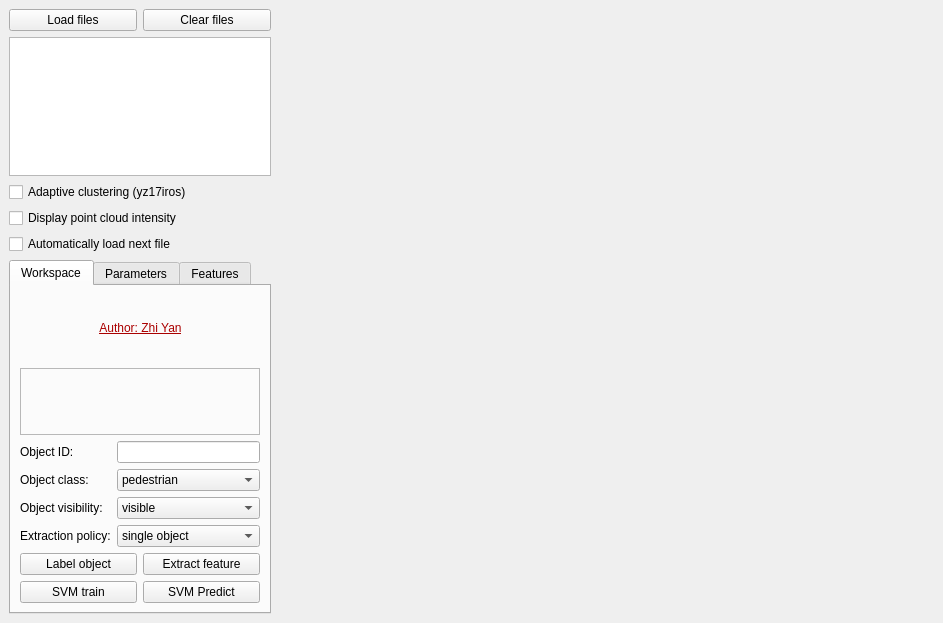
<?xml version="1.0" encoding="UTF-8"?>
<ui version="4.0">
  <class>CloudViewer</class>
  <widget class="QMainWindow" name="CloudViewer">
    <property name="windowModality">
      <enum>Qt::NonModal</enum>
    </property>
    <property name="geometry">
      <rect>
	<x>0</x>
	<y>0</y>
	<width>943</width>
	<height>623</height>
      </rect>
    </property>
    <property name="minimumSize">
      <size>
	<width>0</width>
	<height>0</height>
      </size>
    </property>
    <property name="maximumSize">
      <size>
	<width>5000</width>
	<height>5000</height>
      </size>
    </property>
    <property name="windowTitle">
      <string>L-CAS Cloud Annotation Tool 2</string>
    </property>
    <widget class="QWidget" name="centralwidget">
      <layout class="QHBoxLayout" name="horizontalLayout_0">
	<item>
	  <layout class="QVBoxLayout" name="verticalLayout_0">
	    <item>
	      <layout class="QGridLayout" name="gridLayout_1">
		<item row="0" column="0">
		  <widget class="QPushButton" name="pushButton_load">
		    <property name="text">
		      <string>Load files</string>
		    </property>
		  </widget>
		</item>
		<item row="0" column="1">
		  <widget class="QPushButton" name="pushButton_clear">
		    <property name="text">
		      <string>Clear files</string>
		    </property>
		  </widget>
		</item>
	      </layout>
	    </item>
	    <item>
	      <widget class="QListWidget" name="listWidget_files"/>
	    </item>
	    <item>
	      <widget class="QCheckBox" name="checkBox_adaptive">
		<property name="text">
		  <string>Adaptive clustering (yz17iros)</string>
		</property>
	      </widget>
	    </item>
	    <item>
	      <widget class="QCheckBox" name="checkBox_intensity">
		<property name="text">
		  <string>Display point cloud intensity</string>
		</property>
	      </widget>
	    </item>
	    <item>
	      <widget class="QCheckBox" name="checkBox_next">
		<property name="text">
		  <string>Automatically load next file</string>
		</property>
	      </widget>
	    </item>
	    <item>
	      <widget class="QTabWidget" name="tabWidget">
		<property name="currentIndex">
		  <number>0</number>
		</property>
		<widget class="QWidget" name="tab_0">
		  <attribute name="title">
		    <string>Workspace</string>
		  </attribute>
		  <layout class="QVBoxLayout" name="verticalLayout_1">
		    <item>
		      <layout class="QHBoxLayout" name="horizontalLayout_1">
			<item>
			  <spacer name="horizontalSpacer_0">
			    <property name="orientation">
			      <enum>Qt::Horizontal</enum>
			    </property>
			    <property name="sizeHint" stdset="0">
			      <size>
				<width>40</width>
				<height>20</height>
			      </size>
			    </property>
			  </spacer>
			</item>
			<item>
			  <widget class="QLabel" name="label_copyright">
			    <property name="text">
			      <string>&lt;html&gt;&lt;head/&gt;&lt;body&gt;&lt;p align=&quot;center&quot;&gt;&lt;img src=&quot;:/images/lcas_logo.png&quot;/&gt;&lt;/p&gt;&lt;p align=&quot;center&quot;&gt;&lt;a href=&quot;http://www.ai.univ-paris8.fr/~yz/&quot;&gt;&lt;span style=&quot; text-decoration: underline; color:#aa0000;&quot;&gt;Author: Zhi Yan&lt;/span&gt;&lt;/a&gt;&lt;/p&gt;&lt;/body&gt;&lt;/html&gt;</string>
			    </property>
			  </widget>
			</item>
			<item>
			  <spacer name="horizontalSpacer_1">
			    <property name="orientation">
			      <enum>Qt::Horizontal</enum>
			    </property>
			    <property name="sizeHint" stdset="0">
			      <size>
				<width>40</width>
				<height>20</height>
			      </size>
			    </property>
			  </spacer>
			</item>
		      </layout>
		    </item>
		    <item>
		      <widget class="QFrame" name="frame_0">
			<property name="frameShape">
			  <enum>QFrame::StyledPanel</enum>
			</property>
			<property name="frameShadow">
			  <enum>QFrame::Plain</enum>
			</property>
			<layout class="QGridLayout" name="gridLayout_3">
			  <item row="0" column="0">
			    <widget class="QLabel" name="label_show">
			      <property name="text">
				<string/>
			      </property>
			    </widget>
			  </item>
			</layout>
		      </widget>
		    </item>
		    <item>
		      <layout class="QFormLayout" name="formLayout_0">
			<property name="fieldGrowthPolicy">
			  <enum>QFormLayout::AllNonFixedFieldsGrow</enum>
			</property>
			<item row="0" column="0">
			  <widget class="QLabel" name="label_object_id">
			    <property name="text">
			      <string>Object ID:</string>
			    </property>
			  </widget>
			</item>
			<item row="0" column="1">
			  <widget class="QLineEdit" name="lineEdit_object_id"/>
			</item>
			<item row="1" column="0">
			  <widget class="QLabel" name="label_object_class">
			    <property name="text">
			      <string>Object class:</string>
			    </property>
			  </widget>
			</item>
			<item row="1" column="1">
			  <widget class="QComboBox" name="comboBox_class">
			    <item>
			      <property name="text">
				<string>pedestrian</string>
			      </property>
			    </item>
			    <item>
			      <property name="text">
				<string>group</string>
			      </property>
			    </item>
			    <item>
			      <property name="text">
				<string>wheelchair</string>
			      </property>
			    </item>
			    <item>
			      <property name="text">
				<string>cyclist</string>
			      </property>
			    </item>
			    <item>
			      <property name="text">
				<string>car</string>
			      </property>
			    </item>
			    <item>
			      <property name="text">
				<string>dontcare</string>
			      </property>
			    </item>
			  </widget>
			</item>
			<item row="2" column="0">
			  <widget class="QLabel" name="label_object_visibility">
			    <property name="text">
			      <string>Object visibility:</string>
			    </property>
			  </widget>
			</item>
			<item row="2" column="1">
			  <widget class="QComboBox" name="comboBox_visibility">
			    <item>
			      <property name="text">
				<string>visible</string>
			      </property>
			    </item>
			    <item>
			      <property name="text">
				<string>Partially visible</string>
			      </property>
			    </item>
			  </widget>
			</item>
			<item row="3" column="0">
			  <widget class="QLabel" name="label_extraction_policy">
			    <property name="text">
			      <string>Extraction policy:</string>
			    </property>
			  </widget>
			</item>
			<item row="3" column="1">
			  <widget class="QComboBox" name="comboBox_policy">
			    <item>
			      <property name="text">
				<string>single object</string>
			      </property>
			    </item>
			    <item>
			      <property name="text">
				<string>single file</string>
			      </property>
			    </item>
			    <item>
			      <property name="text">
				<string>multiple files</string>
			      </property>
			    </item>
			  </widget>
			</item>
		      </layout>
		    </item>
		    <item>
		      <layout class="QGridLayout" name="gridLayout">
			<item row="0" column="0">
			  <widget class="QPushButton" name="pushButton_label">
			    <property name="text">
			      <string>Label object</string>
			    </property>
			  </widget>
			</item>
			<item row="0" column="1">
			  <widget class="QPushButton" name="pushButton_extract">
			    <property name="text">
			      <string>Extract feature</string>
			    </property>
			  </widget>
			</item>
			<item row="1" column="0">
			  <widget class="QPushButton" name="pushButton_train">
			    <property name="text">
			      <string>SVM train</string>
			    </property>
			  </widget>
			</item>
			<item row="1" column="1">
			  <widget class="QPushButton" name="pushButton_predict">
			    <property name="text">
			      <string>SVM Predict</string>
			    </property>
			  </widget>
			</item>
		      </layout>
		    </item>
		  </layout>
		</widget>
		<widget class="QWidget" name="tab_1">
		  <attribute name="title">
		    <string>Parameters</string>
		  </attribute>
		  <layout class="QFormLayout" name="formLayout_1">
		    <property name="fieldGrowthPolicy">
		      <enum>QFormLayout::AllNonFixedFieldsGrow</enum>
		    </property>
		    <item row="0" column="0">
		      <widget class="QLabel" name="label_bottom_top_removing">
			<property name="font">
			  <font>
			    <weight>75</weight>
			    <bold>true</bold>
			  </font>
			</property>
			<property name="text">
			  <string>Bottom-top removing:</string>
			</property>
		      </widget>
		    </item>
		    <item row="1" column="0">
		      <widget class="QLabel" name="label_bottominterval">
			<property name="text">
			  <string>BottomInterval:</string>
			</property>
		      </widget>
		    </item>
		    <item row="1" column="1">
		      <widget class="QLineEdit" name="bottominterval">
			<property name="text">
			  <string>0.8</string>
			</property>
		      </widget>
		    </item>
		    <item row="2" column="0">
		      <widget class="QLabel" name="label_topinterval">
			<property name="text">
			  <string>TopInterval:</string>
			</property>
		      </widget>
		    </item>
		    <item row="2" column="1">
		      <widget class="QLineEdit" name="topinterval">
			<property name="text">
			  <string>2.0</string>
			</property>
		      </widget>
		    </item>
		    <item row="3" column="0">
		      <widget class="QLabel" name="label_euclidean_clustering">
			<property name="font">
			  <font>
			    <weight>75</weight>
			    <bold>true</bold>
			  </font>
			</property>
			<property name="text">
			  <string>Euclidean clustering:</string>
			</property>
		      </widget>
		    </item>
		    <item row="4" column="0">
		      <widget class="QLabel" name="label_clustertolerance">
			<property name="text">
			  <string>ClusterTolerance:</string>
			</property>
		      </widget>
		    </item>
		    <item row="4" column="1">
		      <widget class="QLineEdit" name="clustertolerance">
			<property name="text">
			  <string>0.5</string>
			</property>
		      </widget>
		    </item>
		    <item row="5" column="0">
		      <widget class="QLabel" name="label_minclustersize">
			<property name="text">
			  <string>MinClusterSize:</string>
			</property>
		      </widget>
		    </item>
		    <item row="5" column="1">
		      <widget class="QLineEdit" name="minclustersize">
			<property name="text">
			  <string>5</string>
			</property>
		      </widget>
		    </item>
		    <item row="6" column="0">
		      <widget class="QLabel" name="label_maxclustersize">
			<property name="text">
			  <string>MaxClusterSize:</string>
			</property>
		      </widget>
		    </item>
		    <item row="6" column="1">
		      <widget class="QLineEdit" name="maxclustersize">
			<property name="text">
			  <string>30000</string>
			</property>
		      </widget>
		    </item>
		    <item row="7" column="0">
		      <widget class="QLabel" name="label_filtering">
			<property name="font">
			  <font>
			    <weight>75</weight>
			    <bold>true</bold>
			  </font>
			</property>
			<property name="text">
			  <string>Cluster filtering:</string>
			</property>
		      </widget>
		    </item>
		    <item row="8" column="0">
		      <widget class="QLabel" name="label_minlwh">
			<property name="text">
			  <string>MinLWH:</string>
			</property>
		      </widget>
		    </item>
		    <item row="8" column="1">
		      <widget class="QLineEdit" name="minlwh">
			<property name="text">
			  <string>0.2</string>
			</property>
		      </widget>
		    </item>
		    <item row="9" column="0">
		      <widget class="QLabel" name="label_maxlwh">
			<property name="text">
			  <string>MaxLWH:</string>
			</property>
		      </widget>
		    </item>
		    <item row="9" column="1">
		      <widget class="QLineEdit" name="maxlwh">
			<property name="text">
			  <string>2.0</string>
			</property>
		      </widget>
		    </item>
		    <item row="10" column="0">
		      <widget class="QLabel" name="label_distancetoground">
			<property name="text">
			  <string>DistanceToGround:</string>
			</property>
		      </widget>
		    </item>
		    <item row="10" column="1">
		      <widget class="QLineEdit" name="distancetoground">
			<property name="text">
			  <string>0.5</string>
			</property>
		      </widget>
		    </item>
		    <item row="11" column="1">
		      <widget class="QPushButton" name="pushButton_reload">
			<property name="text">
			  <string>Reload</string>
			</property>
		      </widget>
		    </item>
		  </layout>
		</widget>
		<widget class="QWidget" name="tab_2">
		  <attribute name="title">
		    <string>Features</string>
		  </attribute>
		  <layout class="QVBoxLayout" name="verticalLayout_2">
		    <item>
		      <widget class="QLabel" name="label_pedestrain">
			<property name="font">
			  <font>
			    <weight>75</weight>
			    <bold>true</bold>
			  </font>
			</property>
			<property name="text">
			  <string>Pedestrian:</string>
			</property>
		      </widget>
		    </item>
		    <item>
		      <widget class="QCheckBox" name="checkBox_trunk">
			<property name="text">
			  <string>trunk &amp;&amp; legs</string>
			</property>
		      </widget>
		    </item>
		    <item>
		      <widget class="QCheckBox" name="checkBox_slice">
			<property name="text">
			  <string>slice feature</string>
			</property>
		      </widget>
		    </item>
		    <item>
		      <widget class="QCheckBox" name="checkBox_bins">
			<property name="text">
			  <string>histogram bins</string>
			</property>
		      </widget>
		    </item>
		    <item>
		      <spacer name="verticalSpacer_1">
			<property name="orientation">
			  <enum>Qt::Vertical</enum>
			</property>
			<property name="sizeHint" stdset="0">
			  <size>
			    <width>20</width>
			    <height>40</height>
			  </size>
			</property>
		      </spacer>
		    </item>
		  </layout>
		</widget>
	      </widget>
	    </item>
	  </layout>
	</item>
	<item>
	  <widget class="QVTKWidget" name="qvtkWidget">
	    <property name="sizePolicy">
	      <sizepolicy hsizetype="Expanding" vsizetype="Expanding">
		<horstretch>50</horstretch>
		<verstretch>0</verstretch>
	      </sizepolicy>
	    </property>
	    <property name="minimumSize">
	      <size>
		<width>640</width>
		<height>480</height>
	      </size>
	    </property>
	  </widget>
	</item>
      </layout>
    </widget>
  </widget>
  <customwidgets>
    <customwidget>
      <class>QVTKWidget</class>
      <extends>QWidget</extends>
      <header>QVTKWidget.h</header>
    </customwidget>
  </customwidgets>
  <resources>
    <include location="resources.qrc"/>
  </resources>
  <connections>
    <connection>
      <sender>pushButton_clear</sender>
      <signal>clicked()</signal>
      <receiver>listWidget_files</receiver>
      <slot>clear()</slot>
      <hints>
	<hint type="sourcelabel">
	  <x>189</x>
	  <y>32</y>
	</hint>
	<hint type="destinationlabel">
	  <x>190</x>
	  <y>75</y>
	</hint>
      </hints>
    </connection>
  </connections>
</ui>
